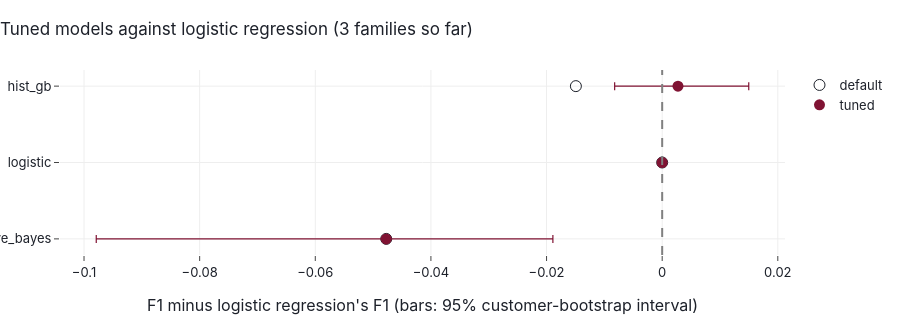

Notebook code cell kept with this figure:
### Code cell
tuned_runs["naive_bayes"] = runs[chosen_nb]
default_of["naive_bayes"] = nb_runs["naive_bayes_selected"]
plot_tuning_progress()

### Figure 1 — Plotly figure (JSON) as saved in the notebook; plotly's stock layout.template omitted (floating-point values rounded to 4 significant figures)
{"data": [{"hovertemplate": "%{y} default<br>difference %{x:+.3f}<extra></extra>", "marker": {"color": "#1d212a", "size": 11, "symbol": "circle-open"}, "mode": "markers", "name": "default", "type": "scatter", "x": [-0.04773, 0.0, -0.01493], "y": ["naive_bayes", "logistic", "hist_gb"]}, {"customdata": [[0.7027, -0.09789, -0.0189, "worse"], [0.7505, null, null, "reference"], [0.7532, -0.008221, 0.01497, "no clear difference"]], "error_x": {"array": [0.02883, 0.0, 0.01224], "arrayminus": [0.05016, 0.0, 0.01095], "color": "#801333", "symmetric": false, "thickness": 1.2, "type": "data"}, "hovertemplate": "%{y} tuned<br>F1 %{customdata[0]:.3f}<br>difference %{x:+.3f}<br>95% interval [%{customdata[1]:.3f}, %{customdata[2]:.3f}]<br>%{customdata[3]}<extra></extra>", "marker": {"color": "#801333", "size": 11}, "mode": "markers", "name": "tuned", "type": "scatter", "x": [-0.04773, 0.0, 0.002732], "y": ["naive_bayes", "logistic", "hist_gb"]}], "layout": {"height": 315, "shapes": [{"line": {"color": "grey", "dash": "dash"}, "type": "line", "x0": 0, "x1": 0, "xref": "x", "y0": 0, "y1": 1, "yref": "y domain"}], "title": {"text": "Tuned models against logistic regression (3 families so far)"}, "xaxis": {"title": {"text": "F1 minus logistic regression's F1 (bars: 95% customer-bootstrap interval)"}}}}
